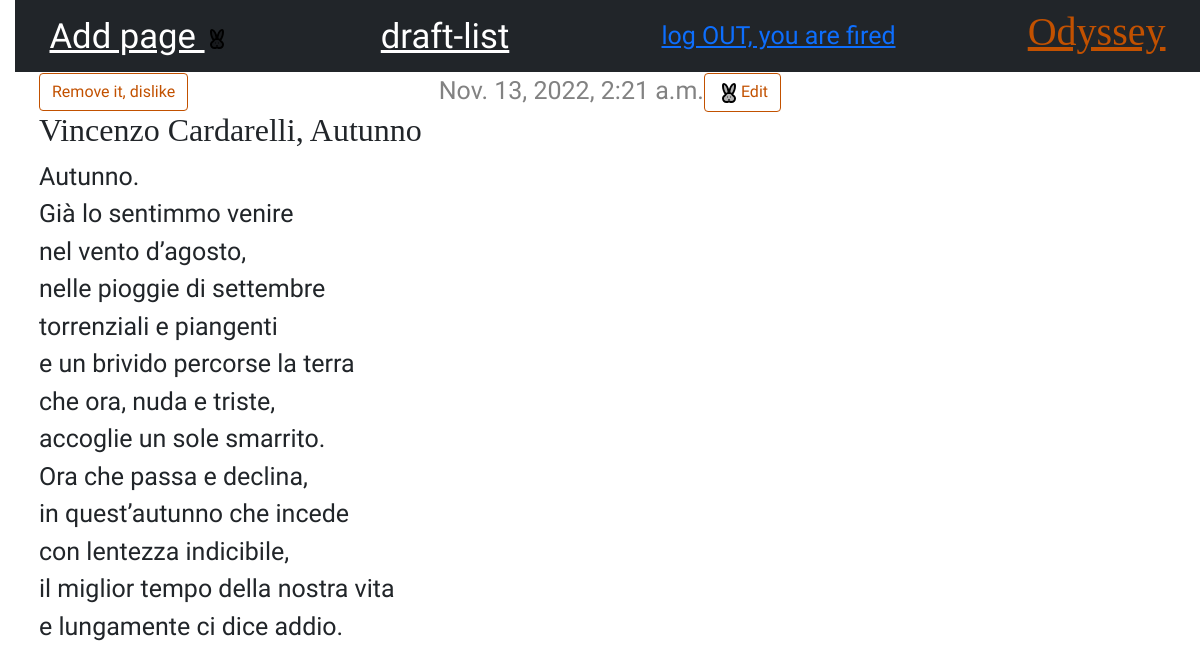
The app's page /post/1/ (signed in) with its own data.
### blog/models.py (models this page shows, shortened)
class Post(models.Model):
	author=models.ForeignKey(settings.AUTH_USER_MODEL,on_delete=models.CASCADE)
	title=models.CharField(max_length=200)
	text=models.TextField()
	created_date=models.DateTimeField(default=timezone.now)
	published_date=models.DateTimeField(blank=True, null=True)

### blog/views.py (the view)
# urls.py: path('post/<int:pk>/',views.post_detail,name='post_detail'),
def post_detail(request,pk):
	post=get_object_or_404(Post,pk=pk)
	return render(request,'blog/post_detail.html',context={'post':post})

### blog/templates/blog/post_detail.html
{% extends 'blog/base.html' %}
{% block content %}
    <article class="post">
        <aside class="actions">
            {% if user.is_authenticated %}
            <a class="btn btn-secondary" href="{% url 'blog:post_edit' pk=post.pk %}">
                {% include './icons/theicon2.svg' %}Edit
            </a>
        </aside>
        {% if post.published_date %}
            <time class="date">
                {{ post.published_date }}
            </time>
        {% else %}
        <a class="btn btn-default" href=" {% url 'blog:post_publish' pk=post.pk %}">Pubblish, I like it </a>{% endif %}
        <a class="btn btn-secondary" href="{% url 'blog:post_remove' pk=post.pk %}">Remove it, dislike</a>
        {% endif %}
        <h2>{{ post.title }}</h2>
        <p>{{ post.text|linebreaksbr }}</p>
    </article>
{% endblock %}

### blog/static/css/blog.css (style rules this page uses)
body { padding-left: 15px; font-family: 'Alex Brush', cursive; font-size: 25px; }
h1, h2, h3, h4 { font-family: 'Lobster', cursive; }
.date { color: #828282; }
.post { margin-bottom: 70px; }
.post > .date, .post > .actions { float: right; }
.btn-secondary, .btn-secondary:visited { color: #C25100; background: none; border-color: #C25100; }

### records on screen
Post: published_date "Nov. 13, 2022, 2:21 a.m.", title "Vincenzo Cardarelli, Autunno", text "Autunno. Già lo sentimmo venire nel vento d’agosto, nelle pioggie di settembre torrenziali e piangenti e un brivido percorse la terra che ora, nuda e triste, accoglie un sole smarrito. Ora che passa e declina, in quest’autunno che incede con lentezza indicibile, il miglior tempo della nostra vita e lungamente ci dice addio."
